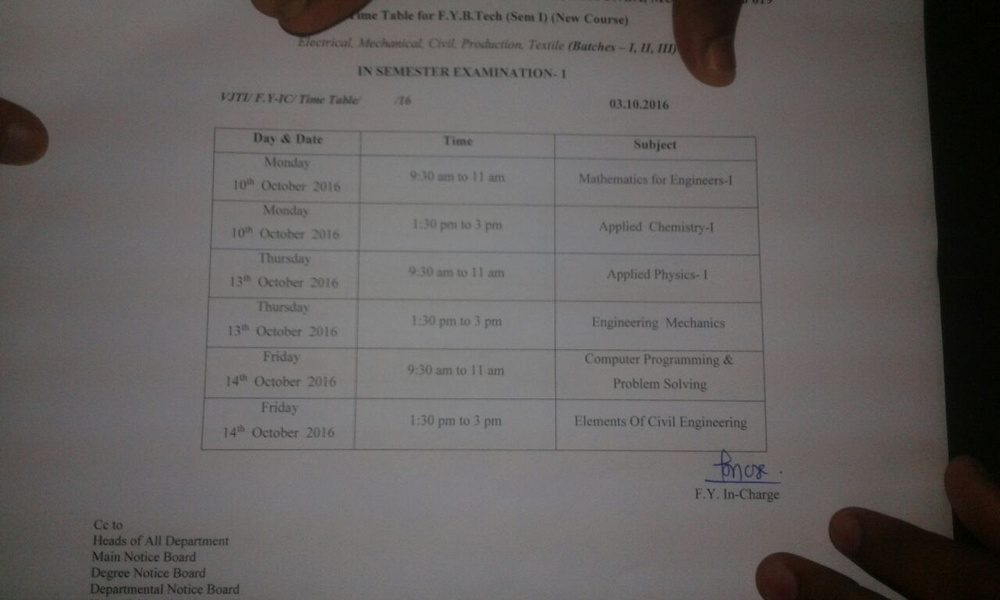
#> input picture ip python/IMG-20161003-WA0002.jpg, 1000 x 600 px, shrunk from 1280 x 768 before the run, given in place of the camera
$ python ip10.py
#> lines starting #> are read from the running program, lines starting #| are printed output that depends on the picture; after the words box and inside, x2 and y2 are one past the last pixel; in counts of white or black regions, pixels touching at a corner belong together
import cv2
import numpy as np

cap = cv2.VideoCapture(0)
kernel = np.ones((4,4))
while(1):

    # Take each frame
    _, frame = cap.read()
#> frame is the input picture: shape (600, 1000, 3); mean B, G, R 95.4, 96.4, 100.1

    # Convert BGR to HSV
    hsv = cv2.cvtColor(frame, cv2.COLOR_BGR2HSV)
#> hsv: shape (600, 1000, 3); mean H, S, V 55.3, 26.6, 100.4

    # define range of blue color in HSV
    lower_blue = np.array([110,50,50])
    upper_blue = np.array([130,255,255])
    lower_green = np.array([50,50,50])
    upper_green = np.array([70,255,255])
    lower_red = np.array([-10,50,50])
    upper_red = np.array([10,255,255])
    # Threshold the HSV image to get only blue colors
    mask = cv2.inRange(hsv, lower_blue, upper_blue)
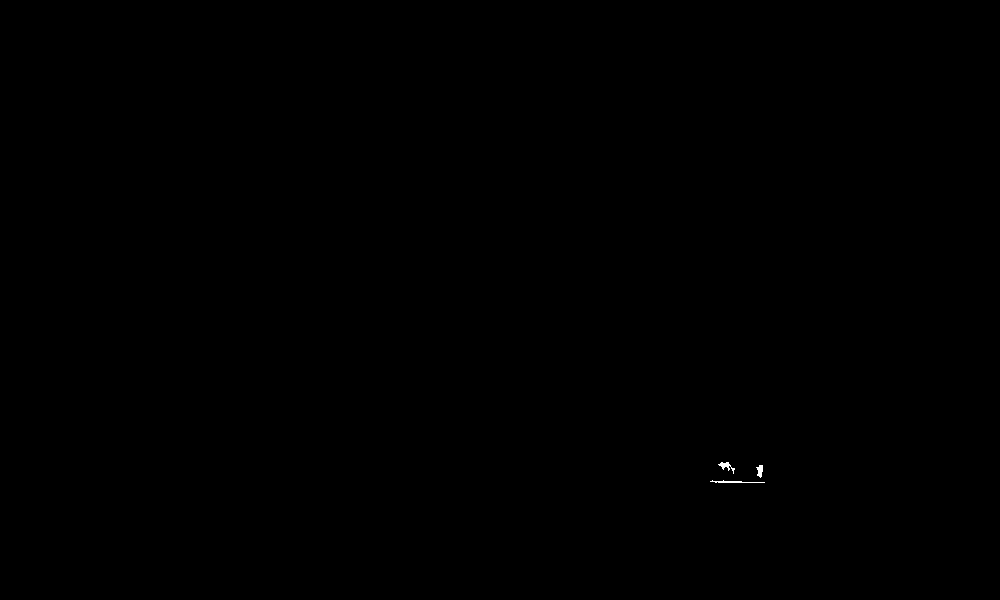
#> mask: shape (600, 1000); 0.04% white; 3 white regions, box (x1, y1, x2, y2) and area: (710, 480, 765, 483) 83, (718, 462, 735, 474) 73, (756, 465, 763, 478) 59
    mask1 = cv2.inRange(hsv, lower_green, upper_green)
#> mask1: shape (600, 1000); every value is 0
    mask2 = cv2.inRange(hsv, lower_red, upper_red)
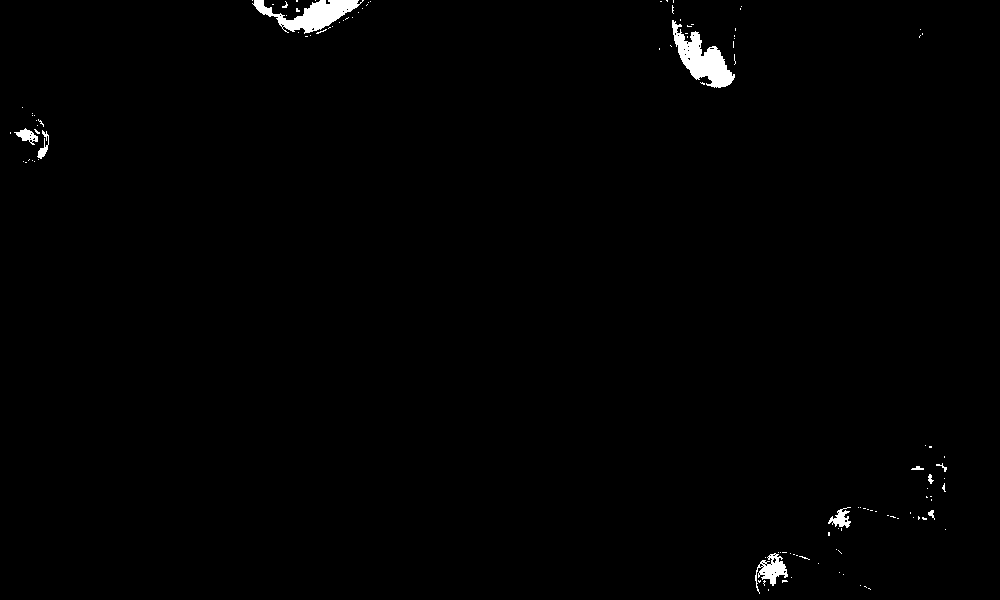
#> mask2: shape (600, 1000); 0.84% white; 116 white regions (106 under 20 px), largest, box (x1, y1, x2, y2) and area: (672, 20, 735, 88) 1811, (252, 0, 364, 34) 1622, (755, 553, 788, 594) 544
    mask_add = mask + mask1 + mask2
    mask_morpho = cv2.morphologyEx(mask_add, cv2.MORPH_OPEN, kernel)
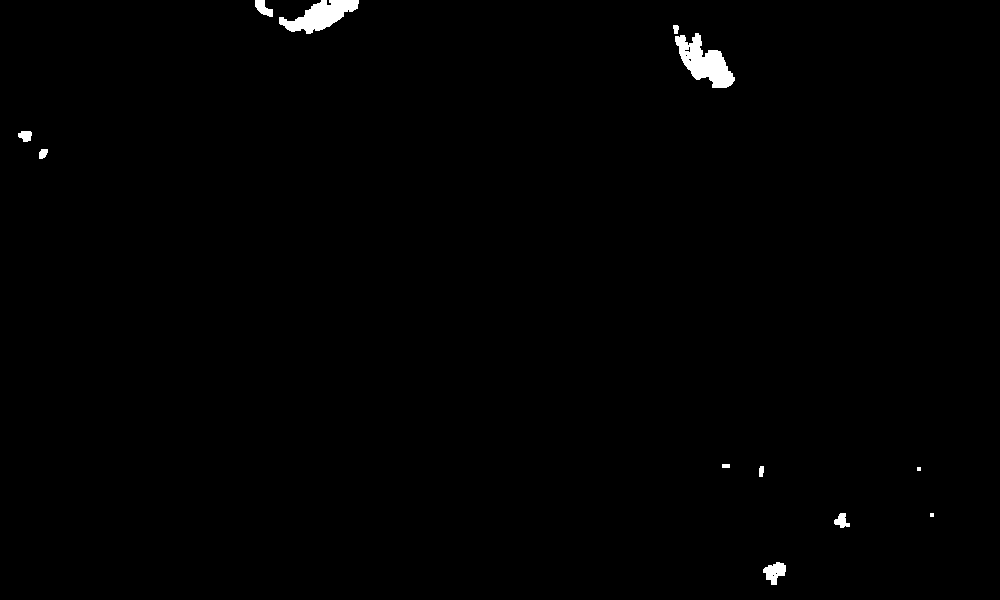
#> mask_morpho: shape (600, 1000); 0.67% white; 12 white regions (2 under 20 px), largest, box (x1, y1, x2, y2) and area: (675, 33, 735, 88) 1653, (279, 0, 359, 34) 1388, (763, 562, 786, 585) 323

    # Bitwise-AND mask and original image
    res = cv2.bitwise_and(frame,frame, mask= mask_morpho)


    cv2.imshow('frame',frame)
    cv2.imshow('mask',mask)
    cv2.imshow('res',res)
    k = cv2.waitKey(5) & 0xFF
#> (key Esc is pressed here)
    if k == 27:
        break

cv2.destroyAllWindows()
